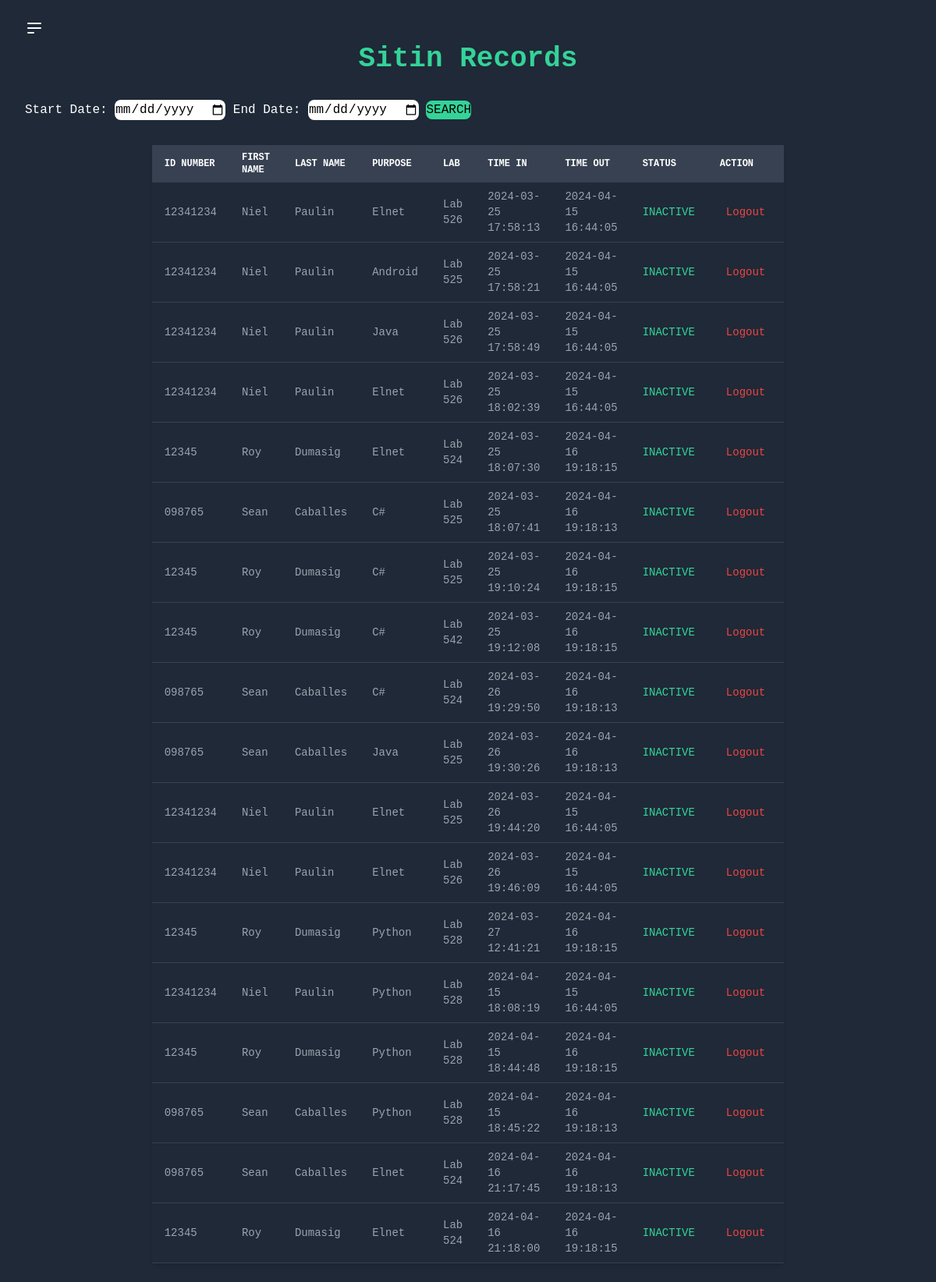
Before: /view_records.php with the older database file.
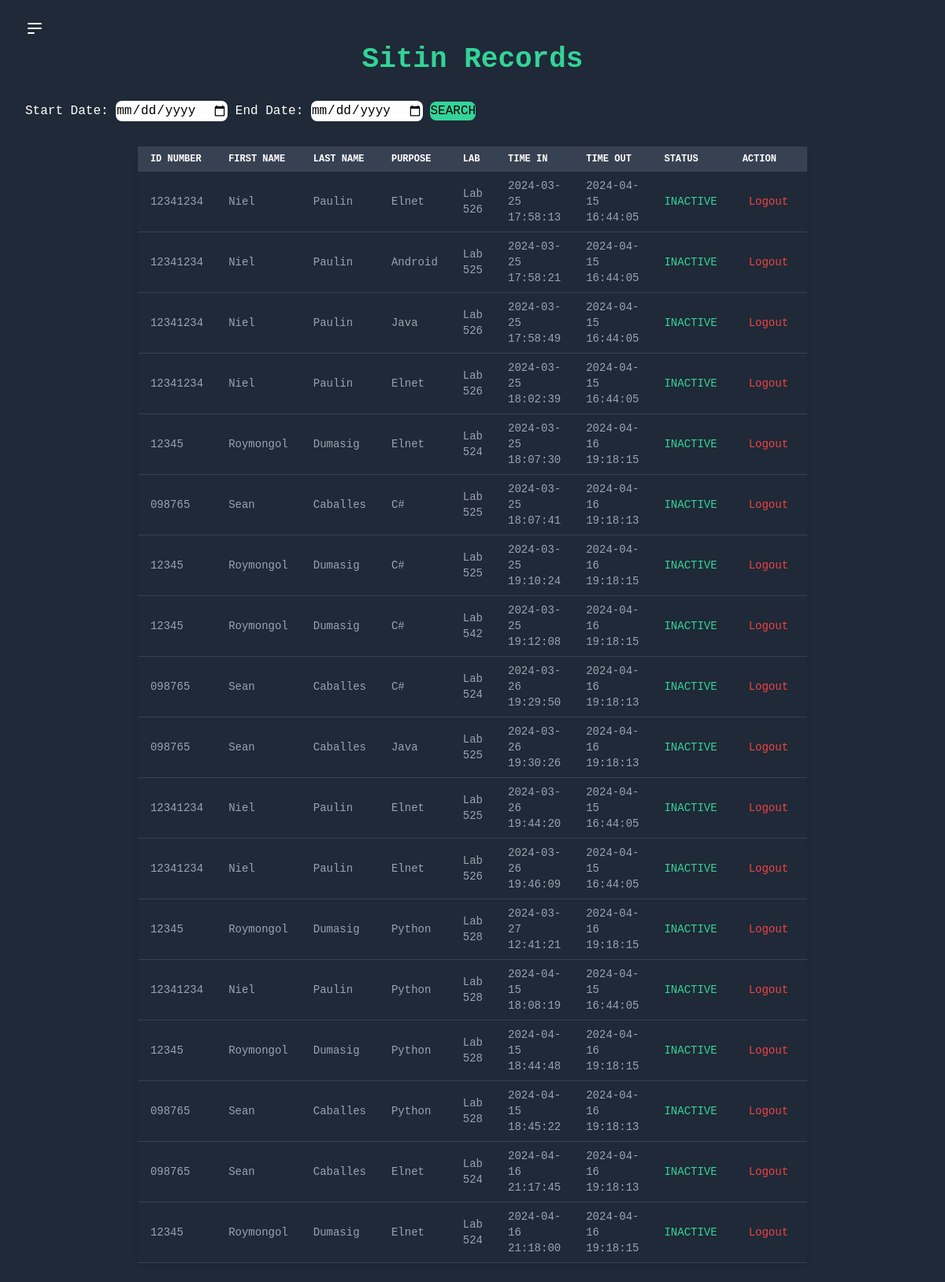
After: the same page with the newer database file.
### tables this page shows
CREATE TABLE sitin_student (
    id INTEGER PRIMARY KEY AUTOINCREMENT,
    id_number TEXT,
    firstname TEXT,
    lastname TEXT,
    purpose TEXT,
    lab TEXT,
    remaining_sessions INTEGER,
    time_in TEXT,
    time_out TEXT,
    status TEXT
);

CREATE TABLE student (
    id INTEGER PRIMARY KEY,
    id_number VARCHAR(50) NOT NULL,
    firstname VARCHAR(50) NOT NULL,
    lastname VARCHAR(50) NOT NULL,
    email VARCHAR(100) NOT NULL,
    password VARCHAR(255) NOT NULL
);

### view_records.php (the view, shortened to what this page needs)
<?php
$db = new SQLite3('sitin.db');
if ($_SERVER['REQUEST_METHOD'] === 'POST' && isset($_POST['generate_reports'])) {
  $start_date = $_POST['start_date'] ?? '';
  $end_date = $_POST['end_date'] ?? '';
  $query = $db->prepare("
    SELECT s.id_number, st.firstname, st.lastname, s.purpose, s.lab, s.time_in, s.time_out, s.status
    FROM sitin_student s
    JOIN student st ON s.id_number = st.id_number
    WHERE s.time_in BETWEEN :start_date AND :end_date
  ");
  $query->bindValue(':start_date', $start_date, SQLITE3_TEXT);
  $query->bindValue(':end_date', $end_date, SQLITE3_TEXT);
  $result = $query->execute();
}
else {
  $query = $db->prepare("
    SELECT s.id_number, st.firstname, st.lastname, s.purpose, s.lab, s.time_in, s.time_out, s.status
    FROM sitin_student s
    JOIN student st ON s.id_number = st.id_number
  ");
  $result = $query->execute();
}
?>
<!DOCTYPE html>
<html lang="en">
<head>
  <link href="https://cdnjs.cloudflare.com/ajax/libs/font-awesome/5.15.4/css/all.min.css" rel="stylesheet">
  <link href="https://cdn.jsdelivr.net/npm/tailwindcss@2.2.16/dist/tailwind.min.css" rel="stylesheet">
</head>
<body class="flex min-h-screen bg-gray-800 font-mono text-white">
  <div class="flex-1 px-8 py-6 ">
    <button id="menu-toggle" class="focus:outline-none">
      <svg class="h-6 w-6 text-white hover:text-gray-200" viewBox="0 0 24 24" fill="none" xmlns="http://www.w3.org/2000/svg">
        <path d="M4 6H20M4 12H20M4 18H11Z" stroke="currentColor" stroke-width="2" stroke-linecap="round" stroke-linejoin="round"></path>
      </svg>
    </button>
    <center>
      <h2 class="text-4xl font-semibold mb-6 text-green-400">Sitin Records</h2>
    </center>
    <div class="mt-8 ">
      <form method="POST" action="">
        <label for="start_date">Start Date:</label>
        <input class="rounded-lg text-black" type="date" id="start_date" name="start_date">
        <label for="end_date">End Date:</label>
        <input class="rounded-lg text-black " type="date" id="end_date" name="end_date">
        <button type="submit" name="generate_reports" class="border-solid bg-green-400 text-black text-base rounded-lg">SEARCH</button>
      </form>
    </div>
<div class="mt-8">
  <?php if ($result && $result->numColumns() > 0): ?>
    <center>
      <table class="table-auto w-full shadow-md rounded-md overflow-x-auto transition-upper-to-lower">
        <thead>
          <tr class="text-xs font-medium text-left text-white bg-gray-700 uppercase">
            <th class="px-4 py-2">ID NUMBER</th>
            <th class="px-4 py-2">FIRST NAME</th>
            <th class="px-4 py-2">LAST NAME</th>
            <th class="px-4 py-2">PURPOSE</th>
            <th class="px-4 py-2">LAB</th>
            <th class="px-4 py-2">TIME IN</th>
            <th class="px-4 py-2">TIME OUT</th>
            <th class="px-4 py-2">STATUS</th>
            <th class="px-4 py-2">ACTION</th>
          </tr>
        </thead>
        <tbody>
          <?php while ($row = $result->fetchArray(SQLITE3_ASSOC)): ?>
            <tr class="border-b border-gray-700 text-sm text-gray-400 hover:bg-gray-800 hover:text-white">
              <td class="px-4 py-2"><?php echo $row['id_number']; ?></td>
              <td class="px-4 py-2 capitalize"><?php echo $row['firstname']; ?></td>
              <td class="px-4 py-2 capitalize"><?php echo $row['lastname']; ?></td>
              <td class="px-4 py-2 capitalize"><?php echo $row['purpose']; ?></td>
              <td class="px-4 py-2 capitalize"><?php echo $row['lab']; ?></td>
              <td class="px-4 py-2"><?php echo $row['time_in']; ?></td>
              <td id="time-out-column" class="px-4 py-2"><?php echo $row['time_out']; ?></td>
              <td class="px-4 py-2 text-green-400"><?php echo $row['status']; ?></td>
              <td class="px-4 py-2">
                <form method="POST" action="">
                  <button type="submit" name="logout" class="text-red-500 hover:text-red-700 px-2 py-1 rounded-md focus:outline-none">Logout</button>
                </form>
              </td>
            </tr>
          <?php endwhile; ?>
        </tbody>
      </table>
    </center>
  <?php else: ?>
    <p class="text-red-500 text-center">No sitin records found.</p>
  <?php endif; ?>
</div>
</body>
</html>

### view_records.php (style rules this page uses)
.transition-upper-to-lower { animation: upper-to-lower 0.7s ease forwards; }
table { font-size: 14px; max-width: 65%; width: 65%; table-layout: fixed; }
th, td { padding: 8px; }

Changed rows visible on the page:
changed through a linked row, sitin_student (number 5 of 18 on the later page): student.firstname "Roy" → "Roymongol"
changed through a linked row, sitin_student (number 7 of 18 on the later page): student.firstname "Roy" → "Roymongol"
changed through a linked row, sitin_student "Lab 542": student.firstname "Roy" → "Roymongol"
changed through a linked row, sitin_student (number 13 of 18 on the later page): student.firstname "Roy" → "Roymongol"
changed through a linked row, sitin_student (number 15 of 18 on the later page): student.firstname "Roy" → "Roymongol"
changed through a linked row, sitin_student (number 18 of 18 on the later page): student.firstname "Roy" → "Roymongol"
